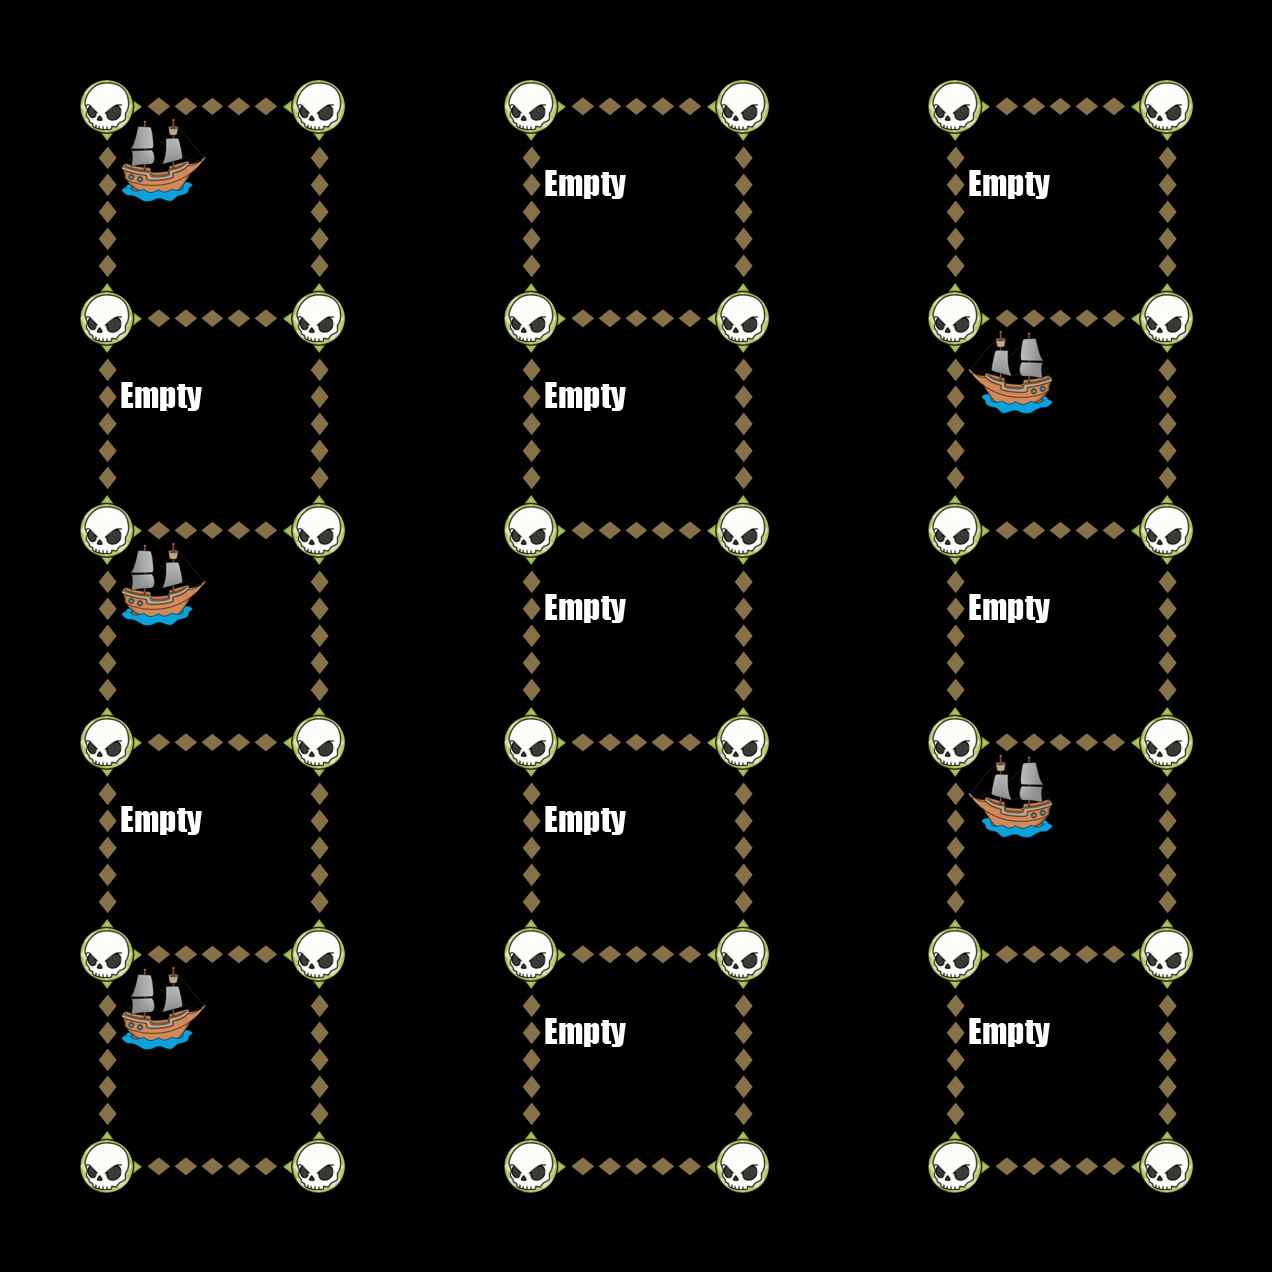

A 2D game scene composited from a Tiled map and its tileset images. What follows is a short description and the map's XML, with each tile layer's data collapsed to a summary:
An orthogonal 6x6 tile map with 212x212 px tiles, 6 tile layers (Down, Up, Left, Right, ...).

<map version="1.0" orientation="orthogonal" width="6" height="6" tilewidth="212" tileheight="212">
 <tileset firstgid="1" name="TileGraphic_Final-ipadhd" tilewidth="212" tileheight="212">
  <image source="TileGraphic_Final-ipadhd.png" width="636" height="1060" />
  <tile id="0">
   <properties>
    <property name="LineFilled" value="True" />
   </properties>
  </tile>
  <tile id="2">
   <properties>
    <property name="Item" value="TreasureBox" />
   </properties>
  </tile>
  <tile id="4">
   <properties>
    <property name="RowFilled" value="True" />
   </properties>
  </tile>
  <tile id="6">
   <properties>
    <property name="Item" value="CannonLeft" />
   </properties>
  </tile>
  <tile id="7">
   <properties>
    <property name="Item" value="ShipRight" />
   </properties>
  </tile>
  <tile id="8">
   <properties>
    <property name="Item" value="MapOne" />
   </properties>
  </tile>
  <tile id="9">
   <properties>
    <property name="Item" value="CannonRight" />
   </properties>
  </tile>
  <tile id="10">
   <properties>
    <property name="Item" value="ShipLeft" />
   </properties>
  </tile>
  <tile id="11">
   <properties>
    <property name="Item" value="MapTwo" />
   </properties>
  </tile>
  <tile id="12">
   <properties>
    <property name="Item" value="Empty" />
   </properties>
  </tile>
  <tile id="13">
   <properties>
    <property name="Item" value="Skull" />
   </properties>
  </tile>
  <tile id="14">
   <properties>
    <property name="Item" value="Fog" />
   </properties>
  </tile>
 </tileset>
 <layer name="Down" width="6" height="6">
  <data>[36 cells, 30 non-empty, 1 distinct tile ids]</data>
 </layer>
 <layer name="Up" width="6" height="6">
  <data>[36 cells, 30 non-empty, 1 distinct tile ids]</data>
 </layer>
 <layer name="Left" width="6" height="6">
  <data>[36 cells, 18 non-empty, 1 distinct tile ids]</data>
 </layer>
 <layer name="Right" width="6" height="6">
  <data>[36 cells, 18 non-empty, 1 distinct tile ids]</data>
 </layer>
 <layer name="Dots" width="6" height="6">
  <data>[36 cells, 36 non-empty, 1 distinct tile ids]</data>
 </layer>
 <layer name="Items" width="6" height="6">
  <data>[36 cells, 15 non-empty, 3 distinct tile ids]</data>
 </layer>
</map>
